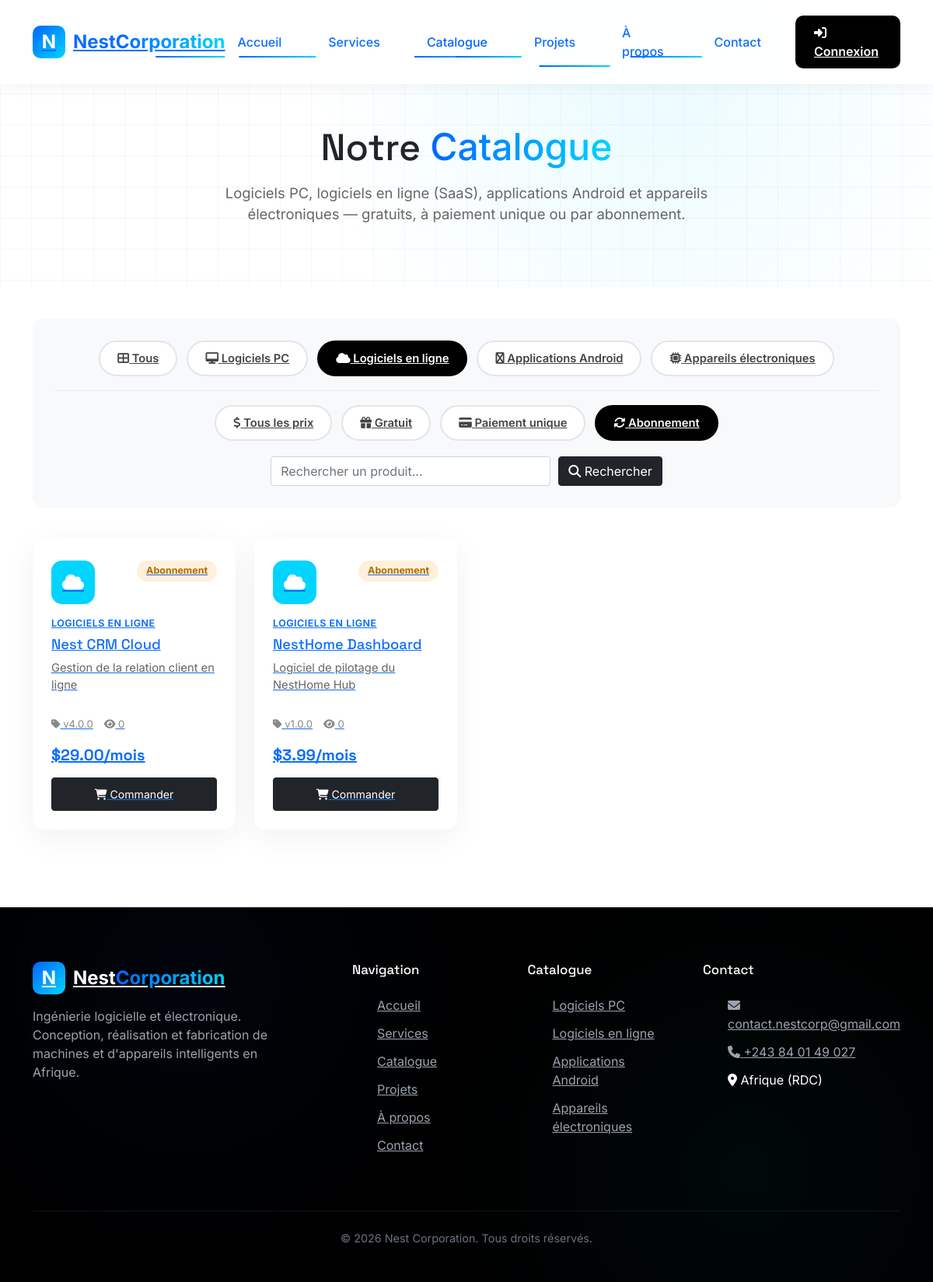
Screenshot of /index.php?page=catalog&type=saas&pricing=subscription with the database file from the repository.
### tables this page shows
CREATE TABLE `categories` (
    `id` INT AUTO_INCREMENT PRIMARY KEY,
    `name` VARCHAR(100) NOT NULL,
    `slug` VARCHAR(100) NOT NULL UNIQUE,
    `description` TEXT DEFAULT NULL,
    `icon` VARCHAR(50) DEFAULT NULL,
    `color` VARCHAR(7) DEFAULT '#0066FF',
    `is_active` TINYINT(1) DEFAULT 1,
    `display_order` INT DEFAULT 0,
    `created_at` TIMESTAMP DEFAULT CURRENT_TIMESTAMP,

     
    INDEX `idx_slug` (`slug`)
);

CREATE TABLE `products` (
    `id` INT AUTO_INCREMENT PRIMARY KEY,
    `name` VARCHAR(200) NOT NULL,
    `slug` VARCHAR(200) NOT NULL UNIQUE,
    `description` TEXT NOT NULL,
    `short_description` VARCHAR(300) DEFAULT NULL,

     
    `category_id` INT NOT NULL,

     
    `pricing_type` ENUM('free','one_time','subscription') NOT NULL DEFAULT 'one_time',
    `price` DECIMAL(10,2) NOT NULL DEFAULT 0.00,
    `subscription_period` ENUM('monthly','yearly') NULL,
    `trial_days` INT DEFAULT 0,

     
    `version` VARCHAR(50) DEFAULT '1.0.0',
    `developer` VARCHAR(100) DEFAULT 'Nest Corporation',

     
    `website_url` VARCHAR(255) DEFAULT NULL,
    `documentation_url` VARCHAR(255) DEFAULT NULL,
    `play_store_url` VARCHAR(255) DEFAULT NULL,
    `app_store_url` VARCHAR(255) DEFAULT NULL,

     
    `icon_path` VARCHAR(255) DEFAULT NULL,
    `image_path` VARCHAR(255) DEFAULT NULL,
    `file_path` VARCHAR(255) DEFAULT NULL,
    `file_size` BIGINT(20) DEFAULT 0,

     
    `parent_id` INT DEFAULT NULL,
    `link_type` ENUM('control_software','accessory') NULL,

     
    `is_featured` TINYINT(1) DEFAULT 0,
    `is_active` TINYINT(1) DEFAULT 1,

     
    `download_count` INT DEFAULT 0,
    `view_count` INT DEFAULT 0,

     
    `release_date` DATE DEFAULT NULL,
    `created_at` TIMESTAMP DEFAULT CURRENT_TIMESTAMP,
    `updated_at` TIMESTAMP DEFAULT CURRENT_TIMESTAMP ON UPDATE CURRENT_TIMESTAMP,

     
    FOREIGN KEY (`category_id`) REFERENCES `categories` (`id`),
    FOREIGN KEY (`parent_id`) REFERENCES `products` (`id`) ON DELETE SET NULL,

     
    INDEX `idx_category` (`category_id`),
    INDEX `idx_pricing` (`pricing_type`),
    INDEX `idx_parent` (`parent_id`),
    INDEX `idx_featured` (`is_featured`),
    INDEX `idx_active` (`is_active`)
);

### app/core/helpers.php (called while the page is built, shortened)
<?php
function url($page = 'home', $params = []) {
    $queryString = http_build_query(array_merge(['page' => $page], $params));
    return "/nest/index.php?" . $queryString;
}
function e($value) {
    return htmlspecialchars((string)$value, ENT_QUOTES, 'UTF-8');
}
function formatPriceLabel($product) {
    $type = $product['pricing_type'] ?? 'one_time';
    if ($type === PRICING_SUBSCRIPTION) {
        $period = ($product['subscription_period'] ?? 'monthly') === 'yearly' ? 'an' : 'mois';
        return APP_CURRENCY_SYMBOL . number_format((float)($product['price'] ?? 0), 2) . '/' . $period;
    }
    return APP_CURRENCY_SYMBOL . number_format((float)($product['price'] ?? 0), 2) . ' · unique';
}
function pricingBadgeClass($type) {
    switch ($type) {
        case PRICING_SUBSCRIPTION: return 'pricing-subscription';
    }
}
function categoryIcon($categorySlug) {
    switch ($categorySlug) {
        case 'saas': return 'fa-cloud';
    }
}

### app/models/Category.php (called while the page is built, shortened)
<?php
class Category {
    public static function all($activeOnly = true) {
        $db = Database::getConnection();
        $sql = "SELECT * FROM categories";
        if ($activeOnly) {
            $sql .= " WHERE is_active = 1";
        }
        $sql .= " ORDER BY display_order ASC, name ASC";
        return $db->query($sql)->fetchAll();
    }
}

### app/models/Product.php (called while the page is built, shortened)
<?php
class Product {
    public static function all($filters = [], $limit = null, $offset = 0) {
        $db = Database::getConnection();
        $sql = "SELECT p.*, c.name as category_name, c.slug as category_slug, c.icon as category_icon, c.color as category_color
                FROM products p
                JOIN categories c ON c.id = p.category_id
                WHERE 1=1";
        $params = [];
        if (!empty($filters['is_active'])) {
            $sql .= " AND p.is_active = 1";
        }
        if (!empty($filters['category'])) {
            $sql .= " AND c.slug = ?";
            $params[] = $filters['category'];
        }
        if (!empty($filters['pricing'])) {
            $sql .= " AND p.pricing_type = ?";
            $params[] = $filters['pricing'];
        }
        $sql .= " ORDER BY p.is_featured DESC, p.name ASC";
        $stmt = $db->prepare($sql);
        $stmt->execute($params);
        return $stmt->fetchAll();
    }
}

### app/views/pages/catalog.php (the view, shortened to what this page needs)
<?php
$types = [
    '' => ['label' => 'Tous', 'icon' => 'fa-th-large'],
    'desktop' => ['label' => 'Logiciels PC', 'icon' => 'fa-desktop'],
    'saas' => ['label' => 'Logiciels en ligne', 'icon' => 'fa-cloud'],
    'android' => ['label' => 'Applications Android', 'icon' => 'fa-android'],
    'hardware' => ['label' => 'Appareils électroniques', 'icon' => 'fa-microchip'],
];
$pricings = [
    '' => ['label' => 'Tous les prix', 'icon' => 'fa-dollar-sign'],
    'free' => ['label' => 'Gratuit', 'icon' => 'fa-gift'],
    'one_time' => ['label' => 'Paiement unique', 'icon' => 'fa-credit-card'],
    'subscription' => ['label' => 'Abonnement', 'icon' => 'fa-sync-alt'],
];
include __DIR__ . '/../partials/header.php';
?>
<section class="page-hero">
    <div class="container">
        <h1>Notre <span class="gradient-text">Catalogue</span></h1>
        <p>Logiciels PC, logiciels en ligne (SaaS), applications Android et appareils électroniques — gratuits, à paiement unique ou par abonnement.</p>
    </div>
</section>
<section class="section" style="padding-top:40px;">
    <div class="container">
        <div class="catalog-filters animate-on-scroll">
            <div class="filter-row">
                <?php foreach ($types as $key => $type): ?>
                    <a href="<?php echo url('catalog', array_merge(['type' => $key], $activePricing ? ['pricing' => $activePricing] : [], $searchQuery ? ['q' => $searchQuery] : [])); ?>"
                       class="filter-btn <?php echo ($activeType === $key) ? 'active' : ''; ?>">
                        <i class="fas <?php echo $type['icon']; ?>"></i> <?php echo $type['label']; ?>
                    </a>
                <?php endforeach; ?>
            </div>
            <div class="filter-divider"></div>
            <div class="filter-row">
                <?php foreach ($pricings as $key => $pricing): ?>
                    <a href="<?php echo url('catalog', array_merge($activeType ? ['type' => $activeType] : [], ['pricing' => $key], $searchQuery ? ['q' => $searchQuery] : [])); ?>"
                       class="filter-btn <?php echo ($activePricing === $key) ? 'active' : ''; ?>">
                        <i class="fas <?php echo $pricing['icon']; ?>"></i> <?php echo $pricing['label']; ?>
                    </a>
                <?php endforeach; ?>
            </div>
            <form method="get" action="<?php echo url('catalog'); ?>" style="margin-top:20px; display:flex; gap:10px; justify-content:center; flex-wrap:wrap;">
                <input type="text" name="q" value="<?php echo e($searchQuery); ?>" class="form-control" placeholder="Rechercher un produit..." style="max-width:360px;">
                <button type="submit" class="btn btn-dark"><i class="fas fa-search"></i> Rechercher</button>
            </form>
        </div>
        <?php if (empty($products)): ?>
            <div style="text-align:center; padding:60px 0;">
                <i class="fas fa-box-open" style="font-size:3rem; color:#ccc;"></i>
                <h3 style="margin-top:20px;">Aucun produit trouvé</h3>
                <p style="color:#888;">Essayez d'autres filtres ou revenez plus tard.</p>
            </div>
        <?php else: ?>
            <div class="products-grid">
                <?php foreach ($products as $product): ?>
                <div class="product-card animate-on-scroll">
                    <a href="<?php echo url('product', ['id' => $product['id']]); ?>" style="display:flex; flex-direction:column; flex:1;">
                        <div class="product-card-top">
                            <div class="product-icon" style="background: <?php echo e($product['category_color']); ?>;">
                                <i class="fas <?php echo e(categoryIcon($product['category_slug'])); ?>"></i>
                            </div>
                            <span class="pricing-badge <?php echo pricingBadgeClass($product['pricing_type']); ?>">
                                <?php echo $product['pricing_type'] === PRICING_FREE ? 'Gratuit' : ($product['pricing_type'] === PRICING_SUBSCRIPTION ? 'Abonnement' : 'Unique'); ?>
                            </span>
                        </div>
                        <div class="product-body">
                            <span class="product-category"><?php echo e($product['category_name']); ?></span>
                            <h3><?php echo e($product['name']); ?></h3>
                            <p class="product-desc"><?php echo e($product['short_description'] ?: mb_substr($product['description'], 0, 90) . '…'); ?></p>
                            <div class="product-meta">
                                <span><i class="fas fa-tag"></i> v<?php echo e($product['version']); ?></span>
                                <span><i class="fas fa-eye"></i> <?php echo (int)$product['view_count']; ?></span>
                            </div>
                            <div class="product-price">
                                <?php echo e(formatPriceLabel($product)); ?>
                            </div>
                            <div class="product-actions" style="margin-top:14px;">
                                <button class="btn btn-dark" style="padding:10px 18px; font-size:0.88rem; width:100%; justify-content:center;"
                                        data-order-btn
                                        data-product-id="<?php echo $product['id']; ?>"
                                        data-product-name="<?php echo e($product['name']); ?>"
                                        data-pricing="<?php echo e($product['pricing_type']); ?>">
                                    <?php if ($product['pricing_type'] === PRICING_FREE): ?>
                                        <i class="fas fa-download"></i> Télécharger
                                    <?php else: ?>
                                        <i class="fas fa-shopping-cart"></i> Commander
                                    <?php endif; ?>
                                </button>
                            </div>
                        </div>
                    </a>
                </div>
                <?php endforeach; ?>
            </div>
        <?php endif; ?>
    </div>
</section>
<?php include __DIR__ . '/../partials/footer.php'; ?>

### public/css/theme.css (style rules this page uses)
:root { --primary-blue: #0066FF; --primary-turquoise: #00D4FF; --dark-blue: #0052CC; --light-turquoise: #80EAFF; --black: #000000; --dark-gray: #1A1A1A; --light-gray: #F5F5F5; --white: #ffffff; --success: #00d664; --danger: #ff4757; --warning: #ff9500; --radius: 14px; --shadow: 0 10px 40px rgba(0, 0, 0, 0.06); }
* { font-family: 'Inter', sans-serif; box-sizing: border-box; margin: 0; padding: 0; }
body { font-family: 'Inter', sans-serif; color: #1a1a1a; background: #ffffff; line-height: 1.6; overflow-x: hidden; }
h1, h2, h3, h4, h5, .font-display { font-family: 'Space Grotesk', sans-serif; }
a { text-decoration: none; color: inherit; }
.container { width: 100%; max-width: 1200px; margin: 0 auto; padding: 0 24px; }
.gradient-text { background: linear-gradient(90deg, var(--primary-blue), var(--primary-turquoise)); -webkit-background-clip: text; background-clip: text; color: transparent; }
.animate-on-scroll { opacity: 0; transform: translateY(30px); transition: all 0.8s ease-out; }
.animate-on-scroll.visible { opacity: 1; transform: translateY(0); }
.btn { display: inline-flex; align-items: center; gap: 10px; padding: 14px 32px; border-radius: 12px; font-weight: 600; font-size: 1rem; border: none; cursor: pointer; transition: all 0.3s; }
.btn-dark { background: var(--black); color: #fff; }
.section { padding: 100px 0; }
.products-grid { display: grid; grid-template-columns: repeat(4, 1fr); gap: 24px; }
.product-card { background: #fff; border-radius: var(--radius); overflow: hidden; box-shadow: var(--shadow); transition: all 0.5s cubic-bezier(0.4, 0, 0.2, 1); display: flex; flex-direction: column; }
.product-card-top { padding: 28px 24px 0; display: flex; justify-content: space-between; align-items: flex-start; }
.product-icon { width: 56px; height: 56px; border-radius: 14px; display: flex; align-items: center; justify-content: center; font-size: 1.4rem; color: #fff; }
.product-body { padding: 16px 24px 24px; display: flex; flex-direction: column; flex: 1; }
.product-category { font-size: 0.78rem; font-weight: 600; text-transform: uppercase; letter-spacing: 0.5px; color: var(--primary-blue); margin-bottom: 6px; }
.product-body h3 { font-size: 1.15rem; margin-bottom: 8px; }
.product-desc { color: #666; font-size: 0.92rem; flex: 1; }
.product-meta { display: flex; align-items: center; gap: 14px; margin-top: 14px; font-size: 0.82rem; color: #888; }
.product-price { margin-top: 14px; font-size: 1.25rem; font-weight: 700; font-family: 'Space Grotesk', sans-serif; }
.pricing-badge { display: inline-block; padding: 4px 12px; border-radius: 999px; font-size: 0.78rem; font-weight: 700; }
.pricing-subscription { background: rgba(255, 149, 0, 0.14); color: #b36b00; }
.catalog-filters { background: #f8f9fb; border-radius: var(--radius); padding: 28px; margin-bottom: 40px; }
.filter-row { display: flex; gap: 12px; flex-wrap: wrap; justify-content: center; }
.filter-btn { padding: 10px 22px; border-radius: 999px; border: 2px solid #e2e5ea; background: #fff; font-weight: 600; font-size: 0.92rem; cursor: pointer; transition: all 0.3s; color: #444; }
.filter-btn.active { background: var(--black); color: #fff; border-color: var(--black); }
.filter-divider { width: 100%; height: 1px; background: #e8eaee; margin: 18px 0; }
.product-actions { display: flex; gap: 14px; flex-wrap: wrap; }
.form-control { width: 100%; padding: 13px 16px; border: 2px solid #e2e5ea; border-radius: 10px; font-size: 1rem; transition: border-color 0.3s; font-family: 'Inter', sans-serif; }
.page-hero { padding: 160px 0 80px; text-align: center; background-image: linear-gradient(to right, rgba(0, 0, 0, 0.03) 1px, transparent 1px), linear-gradient(to bottom, rgba(0, 0, 0, 0.03) 1px, transparent 1px); background-size: 40px 40px; position: relative; overflow: hidden; }
.page-hero::after { content: ''; position: absolute; inset: 0; background: radial-gradient(circle at 70% 30%, rgba(0, 212, 255, 0.08) 0%, transparent 50%); }
.page-hero .container { position: relative; z-index: 2; }
.page-hero h1 { font-size: 3rem; margin-bottom: 16px; }
.page-hero p { color: #666; font-size: 1.15rem; max-width: 640px; margin: 0 auto; }

### rows the page displays
categories: name "Logiciels PC"
categories: name "Applications Android"
categories: name "Appareils électroniques"
products: pricing_type "Abonnement", category.name "LOGICIELS EN LIGNE", name "Nest CRM Cloud", short_description "Gestion de la relation client en ligne", version "4.0.0", view_count "0", formatPriceLabel($product) "$29.00/mois"
products: pricing_type "Abonnement", category.name "LOGICIELS EN LIGNE", name "NestHome Dashboard", short_description "Logiciel de pilotage du NestHome Hub", version "1.0.0", view_count "0", formatPriceLabel($product) "$3.99/mois"

### other values shown
$type['label'] "Tous"
$type['label'] "Logiciels en ligne"
$pricing['label'] "Tous les prix"
$pricing['label'] "Gratuit"
$pricing['label'] "Paiement unique"
$pricing['label'] "Abonnement"
APP_EMAIL "contact.nestcorp@gmail.com"
APP_PHONE "+243 84 01 49 027"
APP_LOCATION "Afrique (RDC)"
APP_NAME "Nest"
